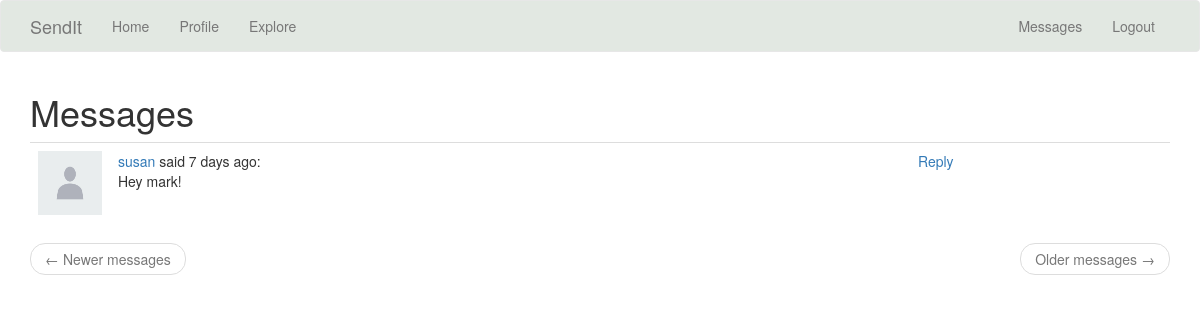
Screenshot of /messages (signed in) with the database file from the repository.
### app/models.py (models this page shows, shortened)
class Message(db.Model):
    id = db.Column(db.Integer, primary_key=True)
    sender_id = db.Column(db.Integer, db.ForeignKey('user.id'))
    recipient_id = db.Column(db.Integer, db.ForeignKey('user.id'))
    body = db.Column(db.String(140))
    timestamp = db.Column(db.DateTime, index=True, default=datetime.utcnow)

class User(UserMixin, db.Model):
    id = db.Column(db.Integer, primary_key=True)
    username = db.Column(db.String(64), index=True, unique=True)
    email = db.Column(db.String(120), index=True, unique=True)
    password_hash = db.Column(db.String(128))
    posts = db.relationship('Post', backref='author', lazy='dynamic')
    about_me = db.Column(db.String(140), nullable=True)
    last_seen = db.Column(db.DateTime, default=datetime.utcnow)
    profile_pic = db.Column(db.String(), nullable=True, default = 'default-avatar.jpg')
    followed = db.relationship(
        'User', secondary=followers,
        primaryjoin=(followers.c.follower_id == id),
        secondaryjoin=(followers.c.followed_id == id),
        backref=db.backref('followers', lazy='dynamic'), lazy='dynamic')
    messages_sent = db.relationship('Message',
                                    foreign_keys='Message.sender_id',
                                    backref='author', lazy='dynamic')
    messages_received = db.relationship('Message',
                                        foreign_keys='Message.recipient_id',
                                        backref='recipient', lazy='dynamic')
    last_message_read_time = db.Column(db.DateTime)
    def new_messages(self):
        last_read_time = self.last_message_read_time or datetime(1900, 1, 1)
        return Message.query.filter_by(recipient=self).filter(
            Message.timestamp > last_read_time).count()

### app/routes.py (the view)
@app.route('/messages')
@login_required
def messages():
    current_user.last_message_read_time = datetime.utcnow()
    db.session.commit()
    page = request.args.get('page', 1, type=int)
    messages = current_user.messages_received.order_by(
        Message.timestamp.desc()).paginate(
            page=page, per_page=app.config['POSTS_PER_PAGE'],
            error_out=False)
    next_url = url_for('mmessages', page=messages.next_num) \
        if messages.has_next else None
    prev_url = url_for('messages', page=messages.prev_num) \
        if messages.has_prev else None
    return render_template('messages.html', messages=messages.items,
                           next_url=next_url, prev_url=prev_url)

### app/models.py (called while the page is built)
@login.user_loader
def load_user(id):
    return User.query.get(int(id))

### app/routes.py (called while the page is built)
@app.before_request
def before_request():
    if current_user.is_authenticated:
        current_user.last_seen = datetime.utcnow()
        db.session.commit()

### app/templates/messages.html
{% extends "base.html" %}
{% block app_content %}
    <h1>{{ ('Messages') }}</h1>
    {% for post in messages %}
        {% include '_message.html' %}
    {% endfor %}
    <nav aria-label="...">
        <ul class="pager">
            <li class="previous{% if not prev_url %} disabled{% endif %}">
                <a href="{{ prev_url or '#' }}">
                    <span aria-hidden="true">&larr;</span> {{ ('Newer messages') }}
                </a>
            </li>
            <li class="next{% if not next_url %} disabled{% endif %}">
                <a href="{{ next_url or '#' }}">
                    {{ ('Older messages') }} <span aria-hidden="true">&rarr;</span>
                </a>
            </li>
        </ul>
    </nav>
{% endblock %}

### app/templates/_message.html
<table class="table table-hover">
    <tr>
        <td width="70px">
            <a href="{{ url_for('user', username=post.author.username) }}">
                <img src="{{ url_for('static', filename='profiles/' + post.author.profile_pic) }}" height = "64" width = "64">
            </a>
        </td>
        <td>
            <a href="{{ url_for('user', username=post.author.username) }}">
                {{ post.author.username }}
            </a>
            said {{ moment(post.timestamp).fromNow() }}:
            <br>
            {{ post.body }}
        </td>
        <td>
            <p>
                <a href="{{ url_for('send_message',
                                    recipient=post.author.username) }}">
                    {{ ('Reply') }}
                </a>
            </p>
        </td>
    </tr>
</table>

### rows the page displays
Message: profile_pic (placeholder picture), author.username "susan", timestamp "7 days ago", body "Hey mark!", value "Reply"

### other values shown
{{ ('Messages') }} "Messages"
{{ ('Newer messages') }} "Newer messages"
{{ ('Older messages') }} "Older messages"
